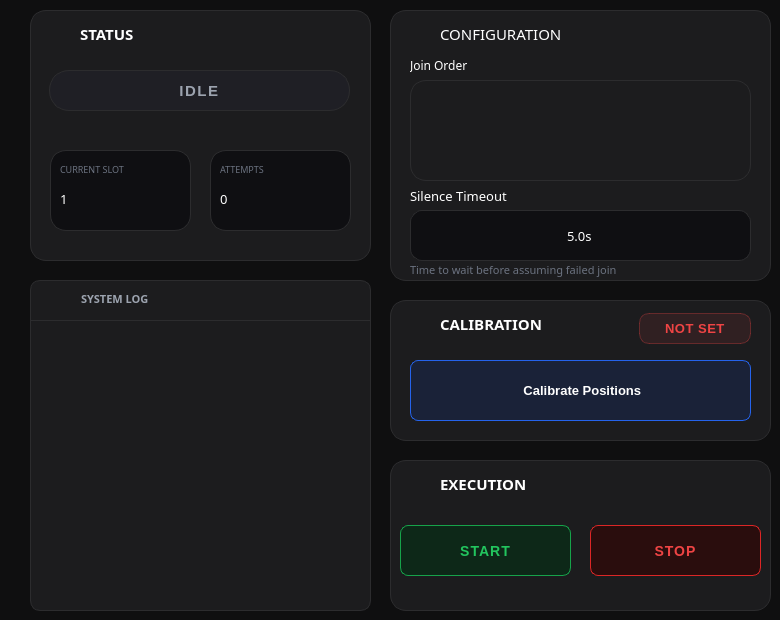
     <widget class="QWidget" name="home_page">
      <property name="styleSheet">
       <string notr="true">background-color: #0f0f10;</string>
      </property>
      <widget class="QTextEdit" name="consoleLog">
       <property name="geometry">
        <rect>
         <x>30</x>
         <y>320</y>
         <width>341</width>
         <height>291</height>
        </rect>
       </property>
       <property name="font">
        <font>
         <family>Consolas,Monaco,Courier New,monospace</family>
         <pointsize>8</pointsize>
        </font>
       </property>
       <property name="cursor" stdset="0">
        <cursorShape>ArrowCursor</cursorShape>
       </property>
       <property name="styleSheet">
        <string notr="true">QTextEdit, QPlainTextEdit {
    background-color: #1c1c1e;
    border: 1px solid #2c2c2e; 
    
    border-top-left-radius: 0px;
    border-top-right-radius: 0px;
    border-bottom-left-radius: 10px;
    border-bottom-right-radius: 10px;

    padding: 10px;
    color: #c8c8c8;
    font-family: 'Consolas', 'Monaco', 'Courier New', monospace;
    font-size: 8pt;
}

QScrollBar:vertical {
    border: none;
    background: #0f0f12;
    width: 14px;
    margin: 15px 4px 15px 4px;
}
QScrollBar::handle:vertical {
    background: #2A2A30;
    min-height: 30px;
    border-radius: 3px;
}
QScrollBar::handle:vertical:hover {
    background: #3f3f46;
}
QScrollBar::add-line:vertical, 
QScrollBar::sub-line:vertical {
    height: 0px;
}
QScrollBar::add-page:vertical, 
QScrollBar::sub-page:vertical {
    background: none;
}
</string>
       </property>
       <property name="horizontalScrollBarPolicy">
        <enum>Qt::ScrollBarAlwaysOff</enum>
       </property>
       <property name="readOnly">
        <bool>true</bool>
       </property>
      </widget>
      <widget class="QFrame" name="frame_3">
       <property name="geometry">
        <rect>
         <x>30</x>
         <y>280</y>
         <width>341</width>
         <height>41</height>
        </rect>
       </property>
       <property name="font">
        <font>
         <family>Manrope</family>
        </font>
       </property>
       <property name="styleSheet">
        <string notr="true">background-color: rgb(28, 28, 30);
border: 1px solid #2c2c2e;

/* Curve only the top */
border-top-left-radius: 10px;
border-top-right-radius: 10px;

/* Bottom stays straight */
border-bottom-left-radius: 0;
border-bottom-right-radius: 0;
</string>
       </property>
       <property name="frameShape">
        <enum>QFrame::StyledPanel</enum>
       </property>
       <property name="frameShadow">
        <enum>QFrame::Raised</enum>
       </property>
       <widget class="QLabel" name="logo_text_9">
        <property name="geometry">
         <rect>
          <x>51</x>
          <y>3</y>
          <width>111</width>
          <height>31</height>
         </rect>
        </property>
        <property name="font">
         <font>
          <family>Manrope</family>
          <pointsize>8</pointsize>
          <weight>75</weight>
          <bold>true</bold>
         </font>
        </property>
        <property name="styleSheet">
         <string notr="true">background-color: transparent;
color: #9CA3AF;
outline: none;
border: none;</string>
        </property>
        <property name="text">
         <string>SYSTEM LOG</string>
        </property>
       </widget>
       <widget class="QLabel" name="mp3_icon_2">
        <property name="geometry">
         <rect>
          <x>20</x>
          <y>9</y>
          <width>19</width>
          <height>19</height>
         </rect>
        </property>
        <property name="font">
         <font>
          <family>Manrope</family>
          <pointsize>12</pointsize>
         </font>
        </property>
        <property name="styleSheet">
         <string notr="true">background-color: transparent;
color: white;
border: none;
outline: none;</string>
        </property>
        <property name="text">
         <string/>
        </property>
        <property name="pixmap">
         <pixmap resource="resources.qrc">:/images/images/terminal.png</pixmap>
        </property>
        <property name="scaledContents">
         <bool>true</bool>
        </property>
       </widget>
      </widget>
      <widget class="QFrame" name="format_qual_frame">
       <property name="geometry">
        <rect>
         <x>390</x>
         <y>10</y>
         <width>381</width>
         <height>271</height>
        </rect>
       </property>
       <property name="sizePolicy">
        <sizepolicy hsizetype="Preferred" vsizetype="Preferred">
         <horstretch>0</horstretch>
         <verstretch>0</verstretch>
        </sizepolicy>
       </property>
       <property name="minimumSize">
        <size>
         <width>318</width>
         <height>179</height>
        </size>
       </property>
       <property name="font">
        <font>
         <family>Manrope</family>
        </font>
       </property>
       <property name="styleSheet">
        <string notr="true">background-color: #1c1c1e;
border-radius: 16px;
border: 1px solid #2c2c2e;</string>
       </property>
       <property name="frameShape">
        <enum>QFrame::StyledPanel</enum>
       </property>
       <property name="frameShadow">
        <enum>QFrame::Raised</enum>
       </property>
       <widget class="QLabel" name="logo_text_3">
        <property name="geometry">
         <rect>
          <x>20</x>
          <y>40</y>
          <width>101</width>
          <height>31</height>
         </rect>
        </property>
        <property name="font">
         <font>
          <family>Manrope</family>
          <pointsize>9</pointsize>
         </font>
        </property>
        <property name="styleSheet">
         <string notr="true">background-color: transparent;
color: white;
border: none;
outline: none;</string>
        </property>
        <property name="text">
         <string>Join Order</string>
        </property>
       </widget>
       <widget class="QLabel" name="logo_text_10">
        <property name="geometry">
         <rect>
          <x>50</x>
          <y>13</y>
          <width>231</width>
          <height>21</height>
         </rect>
        </property>
        <property name="font">
         <font>
          <family>Manrope</family>
          <pointsize>11</pointsize>
         </font>
        </property>
        <property name="styleSheet">
         <string notr="true">background-color: transparent;
color: white;
outline: none;
border: none;</string>
        </property>
        <property name="text">
         <string>CONFIGURATION</string>
        </property>
       </widget>
       <widget class="QLabel" name="mp4_icon_3">
        <property name="geometry">
         <rect>
          <x>20</x>
          <y>13</y>
          <width>21</width>
          <height>21</height>
         </rect>
        </property>
        <property name="font">
         <font>
          <family>Manrope</family>
          <pointsize>12</pointsize>
         </font>
        </property>
        <property name="styleSheet">
         <string notr="true">background-color: transparent;
color: white;
border: none;
outline: none;</string>
        </property>
        <property name="text">
         <string/>
        </property>
        <property name="pixmap">
         <pixmap resource="resources.qrc">:/images/images/sliders-solid.png</pixmap>
        </property>
        <property name="scaledContents">
         <bool>true</bool>
        </property>
       </widget>
       <widget class="QLabel" name="logo_text_6">
        <property name="geometry">
         <rect>
          <x>20</x>
          <y>170</y>
          <width>171</width>
          <height>31</height>
         </rect>
        </property>
        <property name="font">
         <font>
          <family>Manrope</family>
          <pointsize>10</pointsize>
         </font>
        </property>
        <property name="styleSheet">
         <string notr="true">background-color: transparent;
color: white;
border: none;
outline: none;</string>
        </property>
        <property name="text">
         <string>Silence Timeout</string>
        </property>
       </widget>
       <widget class="QLabel" name="logo_text_7">
        <property name="geometry">
         <rect>
          <x>20</x>
          <y>244</y>
          <width>341</width>
          <height>31</height>
         </rect>
        </property>
        <property name="font">
         <font>
          <family>Manrope</family>
          <pointsize>8</pointsize>
         </font>
        </property>
        <property name="styleSheet">
         <string notr="true">background-color: transparent;
color: #6B7280;
border: none;
outline: none;</string>
        </property>
        <property name="text">
         <string>Time to wait before assuming failed join</string>
        </property>
       </widget>
       <widget class="QLineEdit" name="time">
        <property name="geometry">
         <rect>
          <x>20</x>
          <y>200</y>
          <width>341</width>
          <height>51</height>
         </rect>
        </property>
        <property name="font">
         <font>
          <family>Manrope</family>
          <pointsize>10</pointsize>
         </font>
        </property>
        <property name="styleSheet">
         <string notr="true">color: white;
background-color: rgb(15, 15, 18);
border-radius: 12px;
border: 1px solid #2c2c2e;</string>
        </property>
        <property name="text">
         <string>5.0s</string>
        </property>
        <property name="alignment">
         <set>Qt::AlignCenter</set>
        </property>
       </widget>
       <widget class="QFrame" name="join_order_frame">
        <property name="geometry">
         <rect>
          <x>20</x>
          <y>70</y>
          <width>341</width>
          <height>101</height>
         </rect>
        </property>
        <property name="frameShape">
         <enum>QFrame::StyledPanel</enum>
        </property>
        <property name="frameShadow">
         <enum>QFrame::Raised</enum>
        </property>
       </widget>
      </widget>
      <widget class="QFrame" name="format_qual_frame_2">
       <property name="geometry">
        <rect>
         <x>390</x>
         <y>300</y>
         <width>381</width>
         <height>141</height>
        </rect>
       </property>
       <property name="sizePolicy">
        <sizepolicy hsizetype="Preferred" vsizetype="Preferred">
         <horstretch>0</horstretch>
         <verstretch>0</verstretch>
        </sizepolicy>
       </property>
       <property name="minimumSize">
        <size>
         <width>0</width>
         <height>0</height>
        </size>
       </property>
       <property name="font">
        <font>
         <family>Manrope</family>
        </font>
       </property>
       <property name="styleSheet">
        <string notr="true">background-color: #1c1c1e;
border-radius: 16px;
border: 1px solid #2c2c2e;</string>
       </property>
       <property name="frameShape">
        <enum>QFrame::StyledPanel</enum>
       </property>
       <property name="frameShadow">
        <enum>QFrame::Raised</enum>
       </property>
       <widget class="QLabel" name="logo_text_11">
        <property name="geometry">
         <rect>
          <x>50</x>
          <y>13</y>
          <width>161</width>
          <height>21</height>
         </rect>
        </property>
        <property name="font">
         <font>
          <family>Manrope</family>
          <pointsize>11</pointsize>
          <weight>75</weight>
          <bold>true</bold>
         </font>
        </property>
        <property name="styleSheet">
         <string notr="true">background-color: transparent;
color: white;
outline: none;
border: none;</string>
        </property>
        <property name="text">
         <string>CALIBRATION</string>
        </property>
       </widget>
       <widget class="QLabel" name="mp4_icon_4">
        <property name="geometry">
         <rect>
          <x>20</x>
          <y>13</y>
          <width>21</width>
          <height>21</height>
         </rect>
        </property>
        <property name="font">
         <font>
          <family>Manrope</family>
          <pointsize>12</pointsize>
         </font>
        </property>
        <property name="styleSheet">
         <string notr="true">background-color: transparent;
color: white;
border: none;
outline: none;</string>
        </property>
        <property name="text">
         <string/>
        </property>
        <property name="pixmap">
         <pixmap resource="resources.qrc">:/images/images/map-location-dot-solid.png</pixmap>
        </property>
        <property name="scaledContents">
         <bool>true</bool>
        </property>
       </widget>
       <widget class="QPushButton" name="calibrate_position">
        <property name="geometry">
         <rect>
          <x>20</x>
          <y>60</y>
          <width>341</width>
          <height>61</height>
         </rect>
        </property>
        <property name="font">
         <font>
          <pointsize>-1</pointsize>
          <weight>75</weight>
          <bold>true</bold>
         </font>
        </property>
        <property name="cursor">
         <cursorShape>PointingHandCursor</cursorShape>
        </property>
        <property name="styleSheet">
         <string notr="true">QPushButton {
    background-color: #1a2238;
    border: 1px solid #2563eb;
    border-radius: 8px;
    padding: 14px;
    color: #ffffff;
    font-size: 13px;
    font-weight: 600;
}
QPushButton:hover {
    background-color: #1f2a45;
    border: 1px solid #3b82f6;
}
QPushButton:pressed {
    background-color: #16203a;
}</string>
        </property>
        <property name="text">
         <string> Calibrate Positions</string>
        </property>
        <property name="icon">
         <iconset resource="resources.qrc">
          <normaloff>:/images/images/map-pin-solid.png</normaloff>:/images/images/map-pin-solid.png</iconset>
        </property>
        <property name="iconSize">
         <size>
          <width>25</width>
          <height>25</height>
         </size>
        </property>
        <property name="checkable">
         <bool>true</bool>
        </property>
       </widget>
       <widget class="QPushButton" name="calibrated">
        <property name="geometry">
         <rect>
          <x>249</x>
          <y>13</y>
          <width>112</width>
          <height>31</height>
         </rect>
        </property>
        <property name="font">
         <font>
          <pointsize>-1</pointsize>
          <weight>62</weight>
          <bold>true</bold>
         </font>
        </property>
        <property name="cursor">
         <cursorShape>ArrowCursor</cursorShape>
        </property>
        <property name="styleSheet">
         <string notr="true">QPushButton {
    background-color: rgba(239, 68, 68, 25);
    border: 1px solid rgba(239, 68, 68, 80);
    border-radius: 10px;
    padding: 2px 10px;
    color: #ef4444;
    font-size: 13px;
    font-weight: 500;
    letter-spacing: 0.5px;
    text-align: center;
}
QPushButton:hover, QPushButton:pressed, QPushButton:disabled {
    background-color: rgba(239, 68, 68, 25);
    border: 1px solid rgba(239, 68, 68, 80);
    color: #ef4444;
}</string>
        </property>
        <property name="text">
         <string>NOT SET</string>
        </property>
        <property name="icon">
         <iconset resource="resources.qrc">
          <normaloff>:/images/images/circle-inactive.png</normaloff>:/images/images/circle-inactive.png</iconset>
        </property>
        <property name="iconSize">
         <size>
          <width>14</width>
          <height>14</height>
         </size>
        </property>
        <property name="checkable">
         <bool>false</bool>
        </property>
       </widget>
      </widget>
      <widget class="QFrame" name="format_qual_frame_3">
       <property name="geometry">
        <rect>
         <x>30</x>
         <y>10</y>
         <width>341</width>
         <height>251</height>
        </rect>
       </property>
       <property name="sizePolicy">
        <sizepolicy hsizetype="Expanding" vsizetype="Expanding">
         <horstretch>0</horstretch>
         <verstretch>0</verstretch>
        </sizepolicy>
       </property>
       <property name="minimumSize">
        <size>
         <width>0</width>
         <height>0</height>
        </size>
       </property>
       <property name="font">
        <font>
         <family>Manrope</family>
        </font>
       </property>
       <property name="styleSheet">
        <string notr="true">background-color: #1c1c1e;
border-radius: 16px;
border: 1px solid #2c2c2e;</string>
       </property>
       <property name="frameShape">
        <enum>QFrame::StyledPanel</enum>
       </property>
       <property name="frameShadow">
        <enum>QFrame::Raised</enum>
       </property>
       <widget class="QLabel" name="logo_text_14">
        <property name="geometry">
         <rect>
          <x>50</x>
          <y>13</y>
          <width>231</width>
          <height>21</height>
         </rect>
        </property>
        <property name="font">
         <font>
          <family>Manrope</family>
          <pointsize>11</pointsize>
          <weight>75</weight>
          <bold>true</bold>
         </font>
        </property>
        <property name="styleSheet">
         <string notr="true">background-color: transparent;
color: white;
outline: none;
border: none;</string>
        </property>
        <property name="text">
         <string>STATUS</string>
        </property>
       </widget>
       <widget class="QLabel" name="mp4_icon_5">
        <property name="geometry">
         <rect>
          <x>20</x>
          <y>13</y>
          <width>21</width>
          <height>21</height>
         </rect>
        </property>
        <property name="font">
         <font>
          <family>Manrope</family>
          <pointsize>12</pointsize>
         </font>
        </property>
        <property name="styleSheet">
         <string notr="true">background-color: transparent;
color: white;
border: none;
outline: none;</string>
        </property>
        <property name="text">
         <string/>
        </property>
        <property name="pixmap">
         <pixmap resource="resources.qrc">:/images/images/rocket.png</pixmap>
        </property>
        <property name="scaledContents">
         <bool>true</bool>
        </property>
       </widget>
       <widget class="QPushButton" name="status">
        <property name="geometry">
         <rect>
          <x>19</x>
          <y>60</y>
          <width>301</width>
          <height>41</height>
         </rect>
        </property>
        <property name="font">
         <font>
          <pointsize>-1</pointsize>
          <weight>75</weight>
          <bold>true</bold>
         </font>
        </property>
        <property name="cursor">
         <cursorShape>ArrowCursor</cursorShape>
        </property>
        <property name="styleSheet">
         <string notr="true">QPushButton {
    background-color: #1f1f25;
    border: 1px solid #2c2c2e;
    border-radius: 20px;
    padding: 6px 18px;
    color: #9ca3af;
    font-size: 15px;
    font-weight: 600;
    letter-spacing: 1.5px;
    text-align: center;
}</string>
        </property>
        <property name="text">
         <string>IDLE</string>
        </property>
        <property name="icon">
         <iconset resource="resources.qrc">
          <normaloff>:/images/images/circle-idle.png</normaloff>:/images/images/circle-idle.png</iconset>
        </property>
        <property name="iconSize">
         <size>
          <width>14</width>
          <height>14</height>
         </size>
        </property>
        <property name="checkable">
         <bool>false</bool>
        </property>
       </widget>
       <widget class="QFrame" name="format_qual_frame_10">
        <property name="geometry">
         <rect>
          <x>20</x>
          <y>140</y>
          <width>141</width>
          <height>81</height>
         </rect>
        </property>
        <property name="sizePolicy">
         <sizepolicy hsizetype="Expanding" vsizetype="Expanding">
          <horstretch>0</horstretch>
          <verstretch>0</verstretch>
         </sizepolicy>
        </property>
        <property name="minimumSize">
         <size>
          <width>0</width>
          <height>0</height>
         </size>
        </property>
        <property name="font">
         <font>
          <family>Manrope</family>
         </font>
        </property>
        <property name="styleSheet">
         <string notr="true">background-color: #0f0f12;
border-radius: 16px;
border: 1px solid #2c2c2e;</string>
        </property>
        <property name="frameShape">
         <enum>QFrame::StyledPanel</enum>
        </property>
        <property name="frameShadow">
         <enum>QFrame::Raised</enum>
        </property>
        <widget class="QLabel" name="logo_text_15">
         <property name="geometry">
          <rect>
           <x>10</x>
           <y>0</y>
           <width>111</width>
           <height>38</height>
          </rect>
         </property>
         <property name="font">
          <font>
           <family>Manrope</family>
           <pointsize>7</pointsize>
          </font>
         </property>
         <property name="styleSheet">
          <string notr="true">background-color: transparent;
color: #6B7280;
border: none;
outline: none;</string>
         </property>
         <property name="text">
          <string>CURRENT SLOT</string>
         </property>
        </widget>
        <widget class="QLabel" name="current_slot">
         <property name="geometry">
          <rect>
           <x>10</x>
           <y>30</y>
           <width>111</width>
           <height>38</height>
          </rect>
         </property>
         <property name="font">
          <font>
           <family>Manrope</family>
           <pointsize>10</pointsize>
          </font>
         </property>
         <property name="styleSheet">
          <string notr="true">background-color: transparent;
color: white;
border: none;
outline: none;</string>
         </property>
         <property name="text">
          <string>1</string>
         </property>
        </widget>
       </widget>
       <widget class="QFrame" name="format_qual_frame_11">
        <property name="geometry">
         <rect>
          <x>180</x>
          <y>140</y>
          <width>141</width>
          <height>81</height>
         </rect>
        </property>
        <property name="sizePolicy">
         <sizepolicy hsizetype="Expanding" vsizetype="Expanding">
          <horstretch>0</horstretch>
          <verstretch>0</verstretch>
         </sizepolicy>
        </property>
        <property name="minimumSize">
         <size>
          <width>0</width>
          <height>0</height>
         </size>
        </property>
        <property name="font">
         <font>
          <family>Manrope</family>
         </font>
        </property>
        <property name="styleSheet">
         <string notr="true">background-color: #0f0f12;
border-radius: 16px;
border: 1px solid #2c2c2e;</string>
        </property>
        <property name="frameShape">
         <enum>QFrame::StyledPanel</enum>
        </property>
        <property name="frameShadow">
         <enum>QFrame::Raised</enum>
        </property>
        <widget class="QLabel" name="logo_text_32">
         <property name="geometry">
          <rect>
           <x>10</x>
           <y>0</y>
           <width>111</width>
           <height>38</height>
          </rect>
         </property>
         <property name="font">
          <font>
           <family>Manrope</family>
           <pointsize>7</pointsize>
          </font>
         </property>
         <property name="styleSheet">
          <string notr="true">background-color: transparent;
color: #6B7280;
border: none;
outline: none;</string>
         </property>
         <property name="text">
          <string>ATTEMPTS</string>
         </property>
        </widget>
        <widget class="QLabel" name="attempts">
         <property name="geometry">
          <rect>
           <x>10</x>
           <y>30</y>
           <width>111</width>
           <height>38</height>
          </rect>
         </property>
         <property name="font">
          <font>
           <family>Manrope</family>
           <pointsize>10</pointsize>
          </font>
         </property>
         <property name="styleSheet">
          <string notr="true">background-color: transparent;
color: white;
border: none;
outline: none;</string>
         </property>
         <property name="text">
          <string>0</string>
         </property>
        </widget>
       </widget>
      </widget>
      <widget class="QFrame" name="format_qual_frame_12">
       <property name="geometry">
        <rect>
         <x>390</x>
         <y>460</y>
         <width>381</width>
         <height>151</height>
        </rect>
       </property>
       <property name="sizePolicy">
        <sizepolicy hsizetype="Preferred" vsizetype="Preferred">
         <horstretch>0</horstretch>
         <verstretch>0</verstretch>
        </sizepolicy>
       </property>
       <property name="minimumSize">
        <size>
         <width>0</width>
         <height>0</height>
        </size>
       </property>
       <property name="font">
        <font>
         <family>Manrope</family>
        </font>
       </property>
       <property name="styleSheet">
        <string notr="true">background-color: #1c1c1e;
border-radius: 16px;
border: 1px solid #2c2c2e;</string>
       </property>
       <property name="frameShape">
        <enum>QFrame::StyledPanel</enum>
       </property>
       <property name="frameShadow">
        <enum>QFrame::Raised</enum>
       </property>
       <widget class="QLabel" name="logo_text_34">
        <property name="geometry">
         <rect>
          <x>50</x>
          <y>13</y>
          <width>161</width>
          <height>21</height>
         </rect>
        </property>
        <property name="font">
         <font>
          <family>Manrope</family>
          <pointsize>11</pointsize>
          <weight>75</weight>
          <bold>true</bold>
         </font>
        </property>
        <property name="styleSheet">
         <string notr="true">background-color: transparent;
color: white;
outline: none;
border: none;</string>
        </property>
        <property name="text">
         <string>EXECUTION</string>
        </property>
       </widget>
       <widget class="QLabel" name="mp4_icon_6">
        <property name="geometry">
         <rect>
          <x>20</x>
          <y>13</y>
          <width>21</width>
          <height>21</height>
         </rect>
        </property>
        <property name="font">
         <font>
          <family>Manrope</family>
          <pointsize>12</pointsize>
         </font>
        </property>
        <property name="styleSheet">
         <string notr="true">background-color: transparent;
color: white;
border: none;
outline: none;</string>
        </property>
        <property name="text">
         <string/>
        </property>
        <property name="pixmap">
         <pixmap resource="resources.qrc">:/images/images/play-solid.png</pixmap>
        </property>
        <property name="scaledContents">
         <bool>true</bool>
        </property>
       </widget>
       <widget class="QPushButton" name="stop">
        <property name="geometry">
         <rect>
          <x>200</x>
          <y>65</y>
          <width>171</width>
          <height>51</height>
         </rect>
        </property>
        <property name="font">
         <font>
          <pointsize>-1</pointsize>
          <weight>87</weight>
          <bold>true</bold>
         </font>
        </property>
        <property name="cursor">
         <cursorShape>PointingHandCursor</cursorShape>
        </property>
        <property name="styleSheet">
         <string notr="true">QPushButton {
    background-color: #2a0d0d;
    border: 1px solid #dc2626;
    border-radius: 8px;
    padding: 14px;
    color: #ef4444;
    font-size: 14px;
    font-weight: 700;
    letter-spacing: 1px;
}
QPushButton:hover {
    background-color: #321111;
    border: 1px solid #ef4444;
}
QPushButton:pressed {
    background-color: #200a0a;
}
QPushButton:disabled {
    background-color: #16161a;
    border: 1px solid #2c2c2e;
    color: #4b5563;
}</string>
        </property>
        <property name="text">
         <string>STOP</string>
        </property>
        <property name="icon">
         <iconset resource="resources.qrc">
          <normaloff>:/images/images/stop-solid-full.png</normaloff>:/images/images/stop-solid-full.png</iconset>
        </property>
        <property name="iconSize">
         <size>
          <width>20</width>
          <height>20</height>
         </size>
        </property>
        <property name="checkable">
         <bool>true</bool>
        </property>
       </widget>
       <widget class="QPushButton" name="start">
        <property name="geometry">
         <rect>
          <x>10</x>
          <y>65</y>
          <width>171</width>
          <height>51</height>
         </rect>
        </property>
        <property name="font">
         <font>
          <pointsize>-1</pointsize>
          <weight>87</weight>
          <bold>true</bold>
         </font>
        </property>
        <property name="cursor">
         <cursorShape>PointingHandCursor</cursorShape>
        </property>
        <property name="styleSheet">
         <string notr="true">QPushButton {
    background-color: #0d2818;
    border: 1px solid #16a34a;
    border-radius: 8px;
    padding: 14px;
    color: #22c55e;
    font-size: 14px;
    font-weight: 700;
    letter-spacing: 1px;
}
QPushButton:hover {
    background-color: #11321e;
    border: 1px solid #22c55e;
}
QPushButton:pressed {
    background-color: #0a2014;
}
QPushButton:disabled {
    background-color: #16161a;
    border: 1px solid #2c2c2e;
    color: #4b5563;
}</string>
        </property>
        <property name="text">
         <string>START</string>
        </property>
        <property name="icon">
         <iconset resource="resources.qrc">
          <normaloff>:/images/images/play-solid-full.png</normaloff>:/images/images/play-solid-full.png</iconset>
        </property>
        <property name="iconSize">
         <size>
          <width>20</width>
          <height>20</height>
         </size>
        </property>
        <property name="checkable">
         <bool>true</bool>
        </property>
       </widget>
      </widget>
     </widget>
